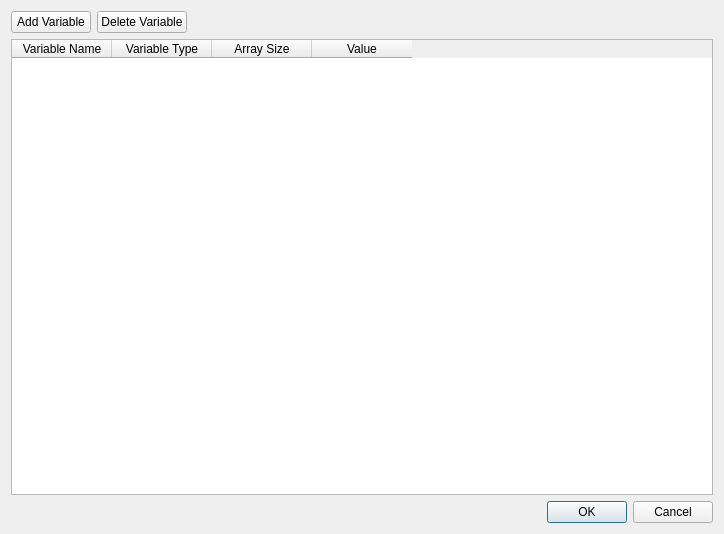
<?xml version="1.0" encoding="UTF-8"?>
<ui version="4.0">
 <class>GlobalVariablesDialog</class>
 <widget class="QDialog" name="GlobalVariablesDialog">
  <property name="geometry">
   <rect>
    <x>0</x>
    <y>0</y>
    <width>724</width>
    <height>534</height>
   </rect>
  </property>
  <property name="windowTitle">
   <string>Global Variables</string>
  </property>
  <layout class="QVBoxLayout" name="verticalLayout">
   <item>
    <layout class="QHBoxLayout" name="horizontalLayout">
     <item>
      <widget class="QPushButton" name="btnAdd">
       <property name="text">
        <string>Add Variable</string>
       </property>
      </widget>
     </item>
     <item>
      <widget class="QPushButton" name="btnDel">
       <property name="text">
        <string>Delete Variable</string>
       </property>
      </widget>
     </item>
     <item>
      <spacer name="horizontalSpacer">
       <property name="orientation">
        <enum>Qt::Horizontal</enum>
       </property>
       <property name="sizeHint" stdset="0">
        <size>
         <width>40</width>
         <height>20</height>
        </size>
       </property>
      </spacer>
     </item>
    </layout>
   </item>
   <item>
    <widget class="QTableWidget" name="tableWidget">
     <column>
      <property name="text">
       <string>Variable Name</string>
      </property>
     </column>
     <column>
      <property name="text">
       <string>Variable Type</string>
      </property>
     </column>
     <column>
      <property name="text">
       <string>Array Size</string>
      </property>
     </column>
     <column>
      <property name="text">
       <string>Value</string>
      </property>
     </column>
    </widget>
   </item>
   <item>
    <widget class="QDialogButtonBox" name="buttonBox">
     <property name="standardButtons">
      <set>QDialogButtonBox::Cancel|QDialogButtonBox::Ok</set>
     </property>
    </widget>
   </item>
  </layout>
 </widget>
 <resources/>
 <connections>
  <connection>
   <sender>buttonBox</sender>
   <signal>accepted()</signal>
   <receiver>GlobalVariablesDialog</receiver>
   <slot>accept()</slot>
   <hints>
    <hint type="sourcelabel">
     <x>586</x>
     <y>512</y>
    </hint>
    <hint type="destinationlabel">
     <x>504</x>
     <y>499</y>
    </hint>
   </hints>
  </connection>
  <connection>
   <sender>buttonBox</sender>
   <signal>rejected()</signal>
   <receiver>GlobalVariablesDialog</receiver>
   <slot>reject()</slot>
   <hints>
    <hint type="sourcelabel">
     <x>668</x>
     <y>515</y>
    </hint>
    <hint type="destinationlabel">
     <x>428</x>
     <y>500</y>
    </hint>
   </hints>
  </connection>
 </connections>
</ui>
